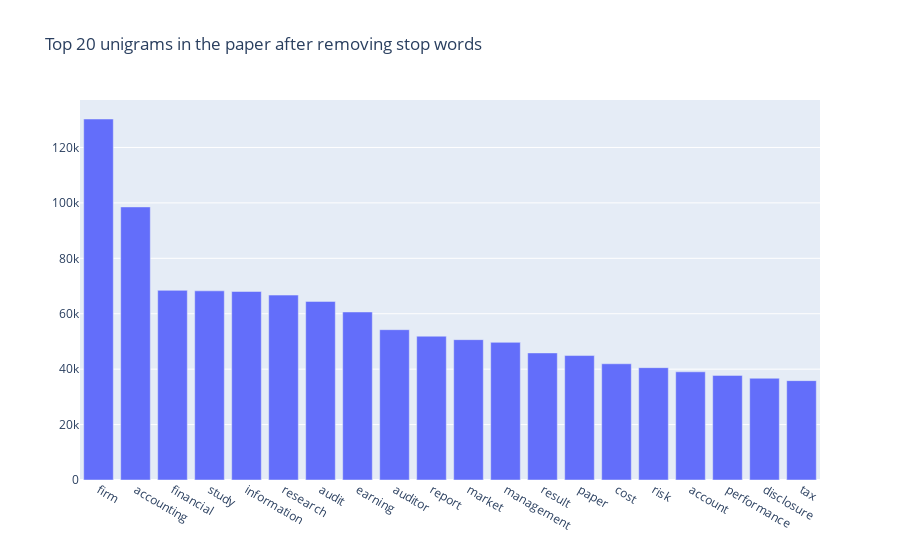

Notebook cell for this chart:
### Markdown cell above
## Unigrams

### Code cell
from plotly.offline import plot
import plotly.graph_objects as go
import plotly.express as px

def get_top_n_words(corpus, n=None):
    vec = CountVectorizer(stop_words=stop_list).fit(corpus)
    bag_of_words = vec.transform(corpus)
    sum_words = bag_of_words.sum(axis=0) 
    words_freq = [(word, sum_words[0, idx]) for word, idx in vec.vocabulary_.items()]
    words_freq =sorted(words_freq, key = lambda x: x[1], reverse=True)
    return words_freq[:n]
common_words = get_top_n_words(dt3c['content_3'], NUM_OF_WORDS_IN_EACH_TOPIC)
df2 = pd.DataFrame(common_words, columns = ['unigram' , 'count'])

fig = go.Figure([go.Bar(x=df2['unigram'], y=df2['count'])])
fig.update_layout(title=go.layout.Title(text="Top {} unigrams in the paper after removing stop words".format(NUM_OF_WORDS_IN_EACH_TOPIC)))
fig.show()

### Figure 1 — Plotly figure (JSON) as saved in the notebook; plotly's stock layout.template omitted (floating-point values rounded to 4 significant figures)
{"data": [{"type": "bar", "x": ["firm", "accounting", "financial", "study", "information", "research", "audit", "earning", "auditor", "report", "market", "management", "result", "paper", "cost", "risk", "account", "performance", "disclosure", "tax"], "y": [130276, 98548, 68433, 68262, 68028, 66732, 64454, 60635, 54246, 51898, 50642, 49673, 45862, 44910, 41946, 40544, 39044, 37754, 36723, 35856]}], "layout": {"title": {"text": "Top 20 unigrams in the paper after removing stop words"}}}
